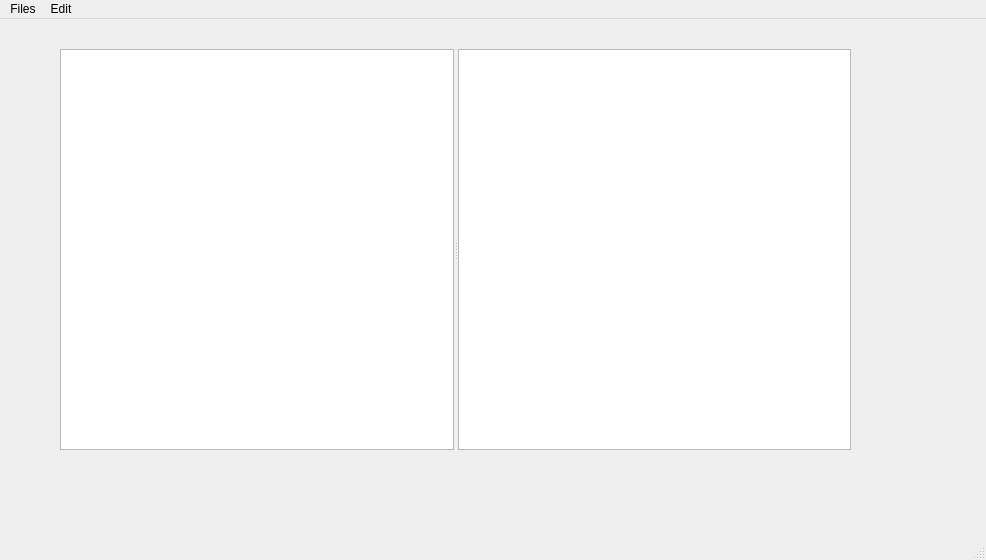
<?xml version="1.0" encoding="UTF-8"?>
<ui version="4.0">
 <class>dicomTags</class>
 <widget class="QMainWindow" name="dicomTags">
  <property name="geometry">
   <rect>
    <x>0</x>
    <y>0</y>
    <width>986</width>
    <height>560</height>
   </rect>
  </property>
  <property name="windowTitle">
   <string>MainWindow</string>
  </property>
  <widget class="QWidget" name="centralwidget">
   <widget class="ctkExpandableWidget" name="ResizableFrame">
    <property name="geometry">
     <rect>
      <x>40</x>
      <y>20</y>
      <width>841</width>
      <height>431</height>
     </rect>
    </property>
    <widget class="QSplitter" name="splitter">
     <property name="geometry">
      <rect>
       <x>20</x>
       <y>10</y>
       <width>791</width>
       <height>401</height>
      </rect>
     </property>
     <property name="orientation">
      <enum>Qt::Horizontal</enum>
     </property>
     <widget class="ctkPathListWidget" name="PathListWidget">
      <property name="paths">
       <stringlist/>
      </property>
      <property name="directoryOptions">
       <set>ctkPathListWidget::Exists|ctkPathListWidget::Readable</set>
      </property>
     </widget>
     <widget class="QTableView" name="tableView"/>
    </widget>
   </widget>
  </widget>
  <widget class="QMenuBar" name="menubar">
   <property name="geometry">
    <rect>
     <x>0</x>
     <y>0</y>
     <width>986</width>
     <height>21</height>
    </rect>
   </property>
   <widget class="QMenu" name="menuFiles">
    <property name="title">
     <string>Files</string>
    </property>
    <addaction name="actionOpen"/>
    <addaction name="separator"/>
   </widget>
   <widget class="QMenu" name="menuEdit">
    <property name="title">
     <string>Edit</string>
    </property>
    <addaction name="actionApply_Change"/>
   </widget>
   <addaction name="menuFiles"/>
   <addaction name="menuEdit"/>
  </widget>
  <widget class="QStatusBar" name="statusbar"/>
  <action name="actionOpen">
   <property name="text">
    <string>Open</string>
   </property>
  </action>
  <action name="actionApply_Change">
   <property name="text">
    <string>Apply Change</string>
   </property>
  </action>
 </widget>
 <customwidgets>
  <customwidget>
   <class>ctkExpandableWidget</class>
   <extends>QFrame</extends>
   <header>ctkExpandableWidget.h</header>
   <container>1</container>
  </customwidget>
  <customwidget>
   <class>ctkPathListWidget</class>
   <extends>QListView</extends>
   <header>ctkPathListWidget.h</header>
  </customwidget>
 </customwidgets>
 <resources/>
 <connections/>
</ui>
